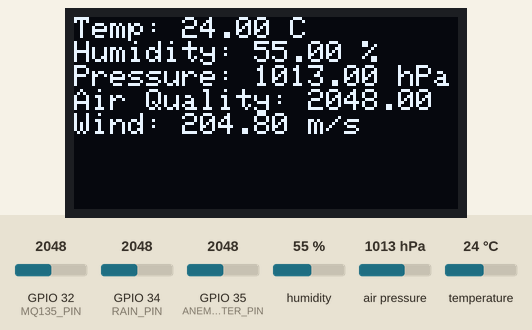
The sketch below on a simulated ESP32. On the bench: 128×64 one-colour display. The test bench sets the inputs (shaded band); at power-on: humidity 55 %, air pressure 1013 hPa, GPIO 32 (MQ135_PIN) = 2048, GPIO 35 (ANEMOMETER_PIN) = 2048, temperature 24 °C, GPIO 34 (RAIN_PIN) = 2048. WiFi joins after 1.5 s; servers stay silent unless stated; uploads are accepted with an empty reply; what the sketch prints to the serial monitor is not drawn.

Above: at 5.6 s.
5.7 s: humidity set to 22 %
At 11.1 s:
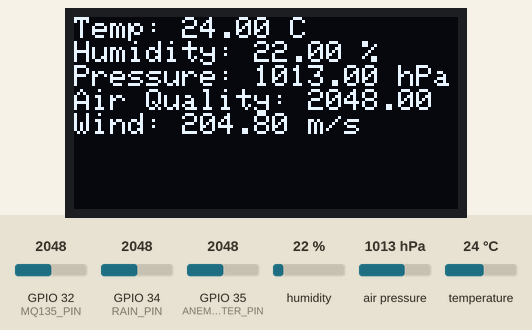
11.8 s: air pressure set to 952 hPa
At 16.4 s:
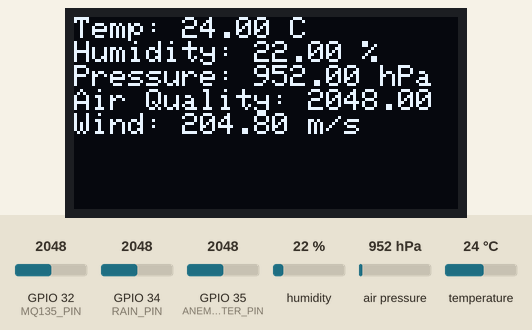
17.0 s: GPIO 32 (MQ135_PIN) set to 2866
At 21.7 s:
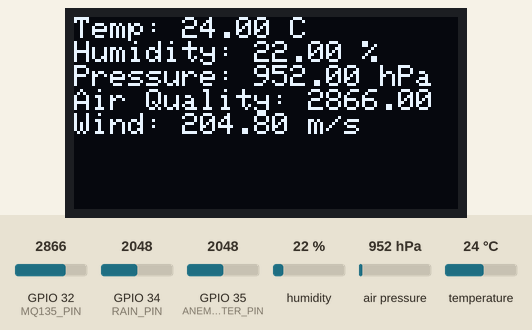
22.3 s: GPIO 35 (ANEMOMETER_PIN) set to 2866
At 27.0 s:
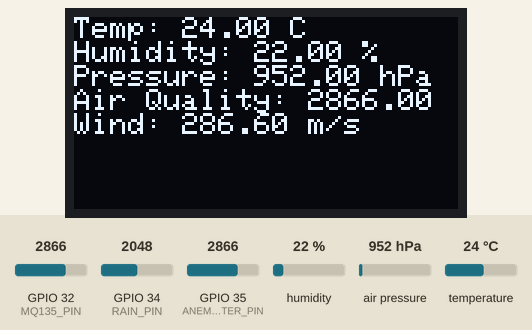
27.5 s: temperature set to 12 °C
At 32.3 s:
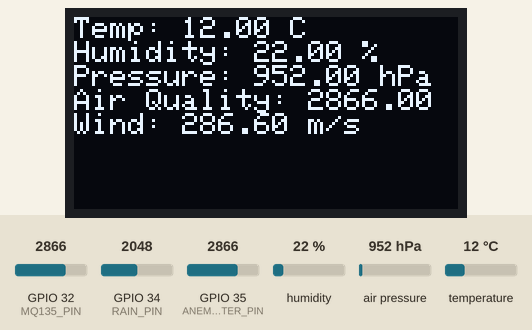
32.7 s: air pressure set to 975 hPa
At 37.6 s:
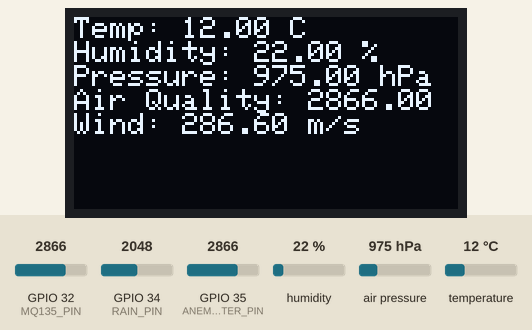
Timing chart, 0 to 39.0 s (numbered marks = the images above; inputs shaded):
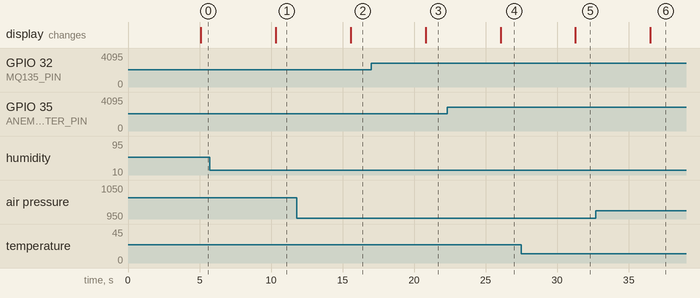

The sketch:

esp32_weather_station.ino
```cpp
/*
 * ESP32 Weather Station Pro
 * Complete weather station with OLED display, sensors, and web dashboard
 *
 * Components:
 * - DHT22 (Temperature & Humidity)
 * - BMP280 (Pressure & Altitude)
 * - OLED 128x64 (Display)
 * - MQ-135 (Air Quality)
 * - Anemometer (Wind Speed)
 * - Rain Sensor
 *
 * Libraries Required:
 * - Adafruit Sensor Library
 * - DHT Sensor Library
 * - Adafruit BMP280 Library
 * - Adafruit SSD1306 Library
 * - WiFi Library
 */

#include <WiFi.h>
#include <Wire.h>
#include <Adafruit_Sensor.h>
#include <DHT.h>
#include <Adafruit_BMP280.h>
#include <Adafruit_SSD1306.h>
#include <HTTPClient.h>

// ===== WiFi Credentials =====
const char* ssid = "YOUR_WIFI_SSID";
const char* password = "YOUR_WIFI_PASSWORD";

// ===== Pin Definitions =====
#define DHTPIN 4
#define DHTTYPE DHT22
#define RAIN_PIN 34
#define ANEMOMETER_PIN 35
#define MQ135_PIN 32

// ===== OLED Display =====
#define SCREEN_WIDTH 128
#define SCREEN_HEIGHT 64
#define OLED_ADDRESS 0x3C

// ===== Objects =====
DHT dht(DHTPIN, DHTTYPE);
Adafruit_BMP280 bmp;
Adafruit_SSD1306 display(SCREEN_WIDTH, SCREEN_HEIGHT, &Wire, -1);

// ===== Variables =====
float temperature, humidity, pressure, altitude;
float airQuality, windSpeed;
int rainValue;
unsigned long lastReading = 0;
const unsigned long readingInterval = 5000;

// ===== Setup =====
void setup() {
    Serial.begin(115200);

    // Initialize sensors
    dht.begin();

    if (!bmp.begin(0x76)) {
        Serial.println("BMP280 not found!");
    }

    // Initialize OLED
    if (!display.begin(SSD1306_SWITCHCAPVCC, OLED_ADDRESS)) {
        Serial.println("OLED not found!");
    }

    display.clearDisplay();
    display.setTextSize(1);
    display.setTextColor(SSD1306_WHITE);
    display.setCursor(0, 0);
    display.println("Weather Station");
    display.println("Initializing...");
    display.display();

    // Connect to WiFi
    WiFi.begin(ssid, password);
    while (WiFi.status() != WL_CONNECTED) {
        delay(1000);
        Serial.println("Connecting to WiFi...");
    }
    Serial.println("Connected!");
}

// ===== Main Loop =====
void loop() {
    if (millis() - lastReading >= readingInterval) {
        readSensors();
        updateDisplay();
        sendToServer();
        lastReading = millis();
    }
    delay(100);
}

// ===== Read Sensors =====
void readSensors() {
    // Read DHT22
    humidity = dht.readHumidity();
    temperature = dht.readTemperature();

    // Read BMP280
    pressure = bmp.readPressure() / 100.0F;
    altitude = bmp.readAltitude(1013.25);

    // Read Analog Sensors
    airQuality = analogRead(MQ135_PIN);
    windSpeed = analogRead(ANEMOMETER_PIN) * 0.1;
    rainValue = analogRead(RAIN_PIN);
}

// ===== Update Display =====
void updateDisplay() {
    display.clearDisplay();
    display.setCursor(0, 0);

    display.setTextSize(1);
    display.print("Temp: ");
    display.print(temperature);
    display.println(" C");

    display.print("Humidity: ");
    display.print(humidity);
    display.println(" %");

    display.print("Pressure: ");
    display.print(pressure);
    display.println(" hPa");

    display.print("Air Quality: ");
    display.println(airQuality);

    display.print("Wind: ");
    display.print(windSpeed);
    display.println(" m/s");

    display.display();
}

// ===== Send to Server =====
void sendToServer() {
    if (WiFi.status() == WL_CONNECTED) {
        HTTPClient http;
        http.begin("http://your-server.com/api/weather");
        http.addHeader("Content-Type", "application/json");

        String json = "{\"temperature\":" + String(temperature) +
                     ",\"humidity\":" + String(humidity) +
                     ",\"pressure\":" + String(pressure) +
                     ",\"airQuality\":" + String(airQuality) +
                     ",\"windSpeed\":" + String(windSpeed) + "}";

        int httpCode = http.POST(json);
        http.end();
    }
}
```

Measured:
- after the input at 5.7 s, the display: changes after 4.6 s (image 1)
- after the input at 11.8 s, the display: changes after 3.8 s (image 2)
- after the input at 17.0 s, the display: changes after 3.8 s (image 3)
- after the input at 22.3 s, the display: changes after 3.7 s (image 4)
- after the input at 27.5 s, the display: changes after 3.8 s (image 5)
- after the input at 32.7 s, the display: changes after 3.8 s (image 6)
